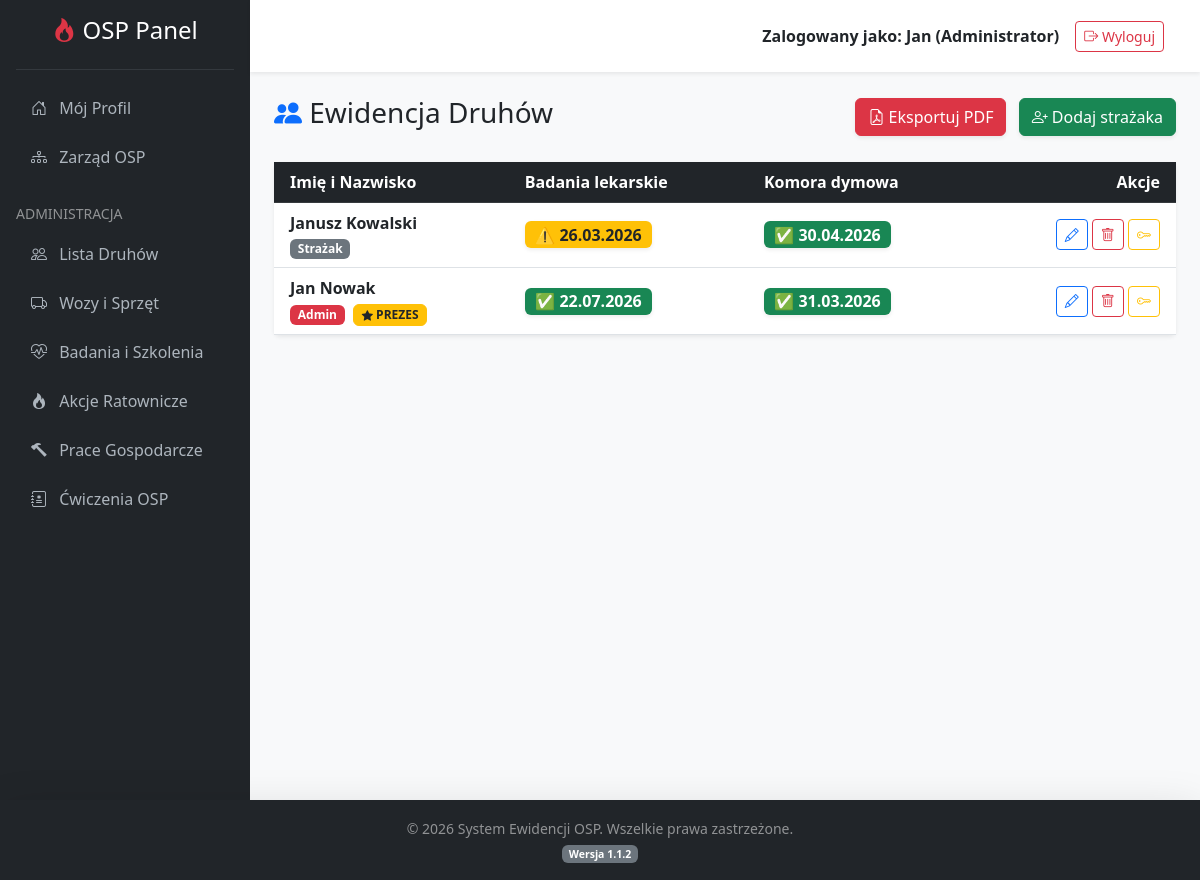
Screenshot of /index.php?action=index (signed in) with the database file from the repository.
### tables this page shows
CREATE TABLE `users` (
  `id` int(11) NOT NULL,
  `first_name` varchar(50) NOT NULL,
  `last_name` varchar(50) NOT NULL,
  `login` varchar(50) NOT NULL,
  `email` varchar(100) DEFAULT NULL,
  `password` varchar(255) NOT NULL,
  `role` enum('superadmin','admin','user') DEFAULT 'user',
  `created_at` datetime DEFAULT current_timestamp()
);

CREATE TABLE `board_members` (
  `id` int(11) NOT NULL,
  `user_id` int(11) NOT NULL,
  `funkcja` varchar(100) NOT NULL,
  `data_powolania` date NOT NULL
);

### controllers/UserController.php (called while the page is built, shortened)
<?php
require_once 'models/User.php';
class UserController {
    private $userModel;
    public function __construct($dbConnection) {
        $this->db = $dbConnection;
        $this->userModel = new User($this->db);
    }
    public function index() {
        $stmt = $this->userModel->readAll();
        $strazacy = $stmt->fetchAll(PDO::FETCH_ASSOC);
        require_once 'views/users_list.php';
    }
}
?>

### models/User.php (called while the page is built, shortened)
<?php
class User {
    private $conn;
    private $table_name = "users";
    public function __construct($db) {
        $this->conn = $db;
    }
    public function readAll() {
        $query = "SELECT
                    u.id,
                    u.first_name,
                    u.last_name,
                    u.role,
                    u.login,
                    b.funkcja,
                    (SELECT m.date_to FROM medical_exams m WHERE m.user_id = u.id ORDER BY m.date_to DESC LIMIT 1) as medical_exam_date,
                    (SELECT s.date_to FROM smoke_chamber_tests s WHERE s.user_id = u.id ORDER BY s.date_to DESC LIMIT 1) as smoke_chamber_date
                  FROM " . $this->table_name . " u
                  LEFT JOIN board_members b ON u.id = b.user_id
                  WHERE u.role != 'superadmin'
                  ORDER BY u.last_name ASC";
        $stmt = $this->conn->prepare($query);
        $stmt->execute();
        return $stmt;
    }
}
?>

### views/users_list.php (the view)
<?php include 'views/header.php'; ?>
<div class="d-flex justify-content-between align-items-center mb-4">
    <h3 class="text-dark"><i class="bi bi-people-fill text-primary"></i> Ewidencja Druhów</h3>
    <div>
        <a href="index.php?action=export_users_pdf" class="btn btn-danger shadow-sm me-2"><i class="bi bi-file-earmark-pdf"></i> Eksportuj PDF</a>
        <a href="index.php?action=add" class="btn btn-success shadow-sm"><i class="bi bi-person-plus"></i> Dodaj strażaka</a>
    </div>
</div>
<div class="card shadow-sm border-0">
    <div class="card-body p-0">
        <div class="table-responsive">
            <table class="table table-hover align-middle mb-0">
                <thead class="table-dark">
                    <tr>
                        <th class="ps-3">Imię i Nazwisko</th>
                        <th>Badania lekarskie</th>
                        <th>Komora dymowa</th>
                        <th class="text-end pe-3">Akcje</th>
                    </tr>
                </thead>
                <tbody>
                    <?php if (count($strazacy) > 0): ?>
                        <?php foreach ($strazacy as $druh): ?>
                            <tr>
                                <td class="ps-3">
                                    <strong><?= htmlspecialchars($druh['first_name'] . ' ' . $druh['last_name']) ?></strong><br>
                                    <span class="badge <?= $druh['role'] === 'admin' ? 'bg-danger' : 'bg-secondary' ?> mt-1">
                                        <?= $druh['role'] === 'admin' ? 'Admin' : 'Strażak' ?>
                                    </span>
                                    <?php if (!empty($druh['funkcja'])): ?>
                                        <span class="badge bg-warning text-dark mt-1 ms-1 border border-warning">
                                            <i class="bi bi-star-fill text-dark" style="font-size: 0.7rem;"></i> <?= htmlspecialchars($druh['funkcja']) ?>
                                        </span>
                                    <?php endif; ?>
                                </td>
                                <td><?= formatujDate($druh['medical_exam_date']) ?></td>
                                <td><?= formatujDate($druh['smoke_chamber_date']) ?></td>
                                <td class="text-end pe-3">
                                    <a href="index.php?action=edit&id=<?= $druh['id'] ?>" class="btn btn-sm btn-outline-primary"><i class="bi bi-pencil"></i></a>
                                    <a href="index.php?action=delete&id=<?= $druh['id'] ?>" class="btn btn-sm btn-outline-danger" onclick="return confirm('Na pewno usunąć?');"><i class="bi bi-trash"></i></a>
                                    <a href="index.php?action=reset_password&id=<?= $druh['id'] ?>" class="btn btn-sm btn-outline-warning" title="Zresetuj hasło"><i class="bi bi-key"></i></a>
                                </td>
                            </tr>
                        <?php endforeach; ?>
                    <?php else: ?>
                        <tr><td colspan="4" class="text-center py-4 text-muted">Brak strażaków w bazie.</td></tr>
                    <?php endif; ?>
                </tbody>
            </table>
        </div>
    </div>
</div>
<?php include 'views/footer.php'; ?>

### config/helpers.php (shortened to what this page needs)
<?php
function formatujDate($data_z_bazy) {
    $dzisiaj = new DateTime();
    $dzisiaj->setTime(0, 0, 0);
    $waznosc = new DateTime($data_z_bazy);
    $waznosc->setTime(0, 0, 0);
    $roznica = $dzisiaj->diff($waznosc);
    $zostalo_dni = $roznica->days;
    $czy_po_terminie = $roznica->invert;
    $wyswietlanaData = date('d.m.Y', strtotime($data_z_bazy));
    if ($czy_po_terminie == 1) return '<span class="badge bg-danger fs-6 shadow-sm">❌ ' . $wyswietlanaData . '</span>';
    elseif ($zostalo_dni <= 30) return '<span class="badge bg-warning text-dark fs-6 shadow-sm">⚠️ ' . $wyswietlanaData . '</span>';
    else return '<span class="badge bg-success fs-6 shadow-sm">✅ ' . $wyswietlanaData . '</span>';
}
?>

### views/footer.php (style rules this page uses)
body { display: flex; flex-direction: column; min-height: 100vh; background-color: #f8f9fa; }

### rows the page displays
users: first_name+last_name "Janusz Kowalski", role "Strażak", wyswietlanaData "26.03.2026", wyswietlanaData "30.04.2026"
board_members: user.last_name "Jan Nowak", shows "Admin", funkcja "PREZES", wyswietlanaData "22.07.2026 31.03.2026"

### other values shown
$_SESSION['first_name'] "Jan"
